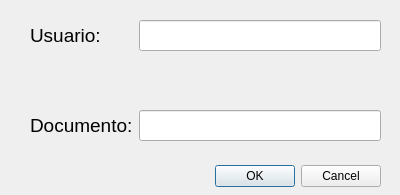
<?xml version="1.0" encoding="UTF-8"?>
<ui version="4.0">
 <class>Dialog</class>
 <widget class="QDialog" name="Dialog">
  <property name="geometry">
   <rect>
    <x>0</x>
    <y>0</y>
    <width>400</width>
    <height>195</height>
   </rect>
  </property>
  <property name="windowTitle">
   <string>Dialog</string>
  </property>
  <widget class="QDialogButtonBox" name="buttonBox">
   <property name="geometry">
    <rect>
     <x>40</x>
     <y>160</y>
     <width>341</width>
     <height>32</height>
    </rect>
   </property>
   <property name="orientation">
    <enum>Qt::Horizontal</enum>
   </property>
   <property name="standardButtons">
    <set>QDialogButtonBox::Cancel|QDialogButtonBox::Ok</set>
   </property>
  </widget>
  <widget class="QWidget" name="formLayoutWidget">
   <property name="geometry">
    <rect>
     <x>30</x>
     <y>20</y>
     <width>351</width>
     <height>121</height>
    </rect>
   </property>
   <layout class="QFormLayout" name="formLayout">
    <item row="3" column="0">
     <widget class="QLabel" name="label_2">
      <property name="font">
       <font>
        <pointsize>14</pointsize>
       </font>
      </property>
      <property name="text">
       <string>Documento:</string>
      </property>
     </widget>
    </item>
    <item row="3" column="1">
     <widget class="QLineEdit" name="campo_documento">
      <property name="font">
       <font>
        <pointsize>14</pointsize>
       </font>
      </property>
     </widget>
    </item>
    <item row="0" column="1">
     <widget class="QLineEdit" name="campo_usuario">
      <property name="font">
       <font>
        <pointsize>14</pointsize>
       </font>
      </property>
     </widget>
    </item>
    <item row="0" column="0">
     <widget class="QLabel" name="label">
      <property name="font">
       <font>
        <pointsize>14</pointsize>
       </font>
      </property>
      <property name="text">
       <string>Usuario:</string>
      </property>
     </widget>
    </item>
    <item row="2" column="1">
     <spacer name="verticalSpacer">
      <property name="orientation">
       <enum>Qt::Vertical</enum>
      </property>
      <property name="sizeHint" stdset="0">
       <size>
        <width>20</width>
        <height>40</height>
       </size>
      </property>
     </spacer>
    </item>
   </layout>
  </widget>
 </widget>
 <resources/>
 <connections>
  <connection>
   <sender>buttonBox</sender>
   <signal>accepted()</signal>
   <receiver>Dialog</receiver>
   <slot>accept()</slot>
   <hints>
    <hint type="sourcelabel">
     <x>248</x>
     <y>254</y>
    </hint>
    <hint type="destinationlabel">
     <x>157</x>
     <y>274</y>
    </hint>
   </hints>
  </connection>
  <connection>
   <sender>buttonBox</sender>
   <signal>rejected()</signal>
   <receiver>Dialog</receiver>
   <slot>reject()</slot>
   <hints>
    <hint type="sourcelabel">
     <x>316</x>
     <y>260</y>
    </hint>
    <hint type="destinationlabel">
     <x>286</x>
     <y>274</y>
    </hint>
   </hints>
  </connection>
 </connections>
</ui>
